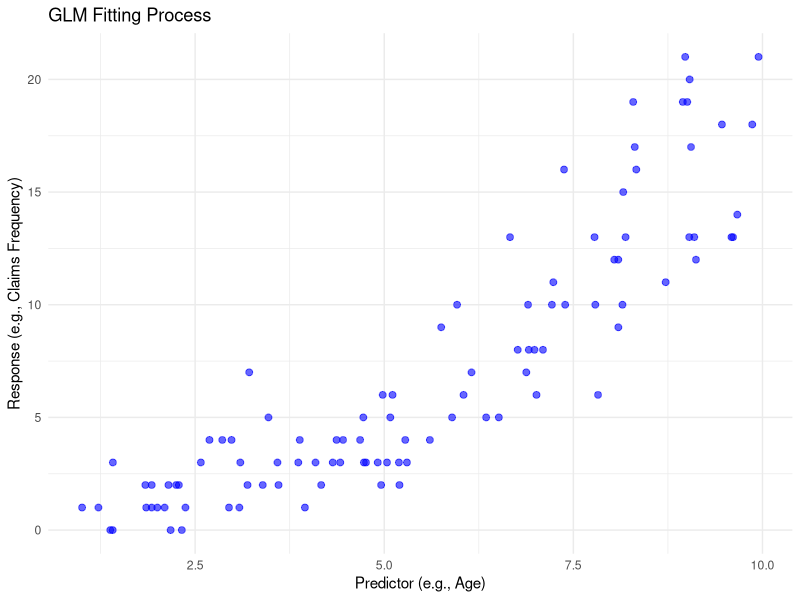

This chart was generated by the following R code: (Note: this script raises an error after producing the figure.)
# Load necessary libraries
library(ggplot2)
library(gganimate)
library(dplyr)

# Generate simulated insurance data
set.seed(123)
n <- 100
x <- runif(n, 1, 10)  # Predictor (e.g., age, vehicle age)
y <- rpois(n, lambda = exp(0.3 * x))  # Claims frequency with Poisson noise
data <- data.frame(x, y)

# Fit a Generalized Linear Model (GLM) with Poisson distribution
glm_model <- glm(y ~ x, family = poisson(link = "log"), data = data)

# Predict values over a smooth range
x_seq <- seq(min(x), max(x), length.out = 100)
preds <- predict(glm_model, newdata = data.frame(x = x_seq), type = "response")

# Create data for animation (step-by-step fitting)
anim_data <- data.frame(x = x_seq, y = preds) %>%
  mutate(step = row_number())

# Base plot
p <- ggplot(data, aes(x, y)) +
  geom_point(color = "blue", size = 2, alpha = 0.6) +  # Raw data points
  labs(title = "GLM Fitting Process", x = "Predictor (e.g., Age)", y = "Response (e.g., Claims Frequency)") +
  theme_minimal()

# Animated plot showing step-by-step fitting
p_anim <- p +
  geom_line(data = anim_data, aes(x, y, group = 1, frame = step), color = "red", size = 1) +
  transition_reveal(step)

# Save GIF
animate(p_anim, renderer = gifski_renderer(), fps = 20, duration = 4, width = 600, height = 400)
anim_save("glm_fitting.gif")
